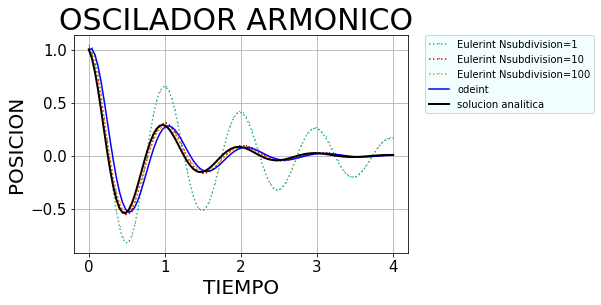

Source code (Python):
from scipy.integrate import odeint
import matplotlib.pylab as plt
from numpy import cos,sin ,pi
import numpy as np
from matplotlib.pylab import *

#PARAMETROS Y CONDICIONES INICIALES DE ENUNCIADO
#------------------------------------------------
M = 1

F = 1

E = 0.2

W = 2 * pi * F

K = M * W**2

C = 2 * E * W * M

t = np.linspace(0, 4., 100)

x0 = 1

v0 = 1

z0 = [x0, v0]
#-----------------------------------------------

#CODIGO PROFESOR------------------------------------------
def eulerint(zp, z0, t, Nsubdivisiones = 1):
    Nt = len(t)
    Ndim = len(np.array(z0))
    
    z = np.zeros((Nt,Ndim))
    z[0,:] = z0[0]
    
    for i in range(1,Nt):
        t_anterior = t[i-1]
        dt = (t[i] - t[i-1])/Nsubdivisiones
        z_temp = z[i-1,:]
        
        for k in range(Nsubdivisiones):
            z_temp += dt * z_p(z_temp,t_anterior + k*dt)
            
        z[i,:] = z_temp
        
    return z
#–---------------------------------------------------------

#ESTA PARTE ES CLAVE PARA LA EJECUCION DEL CODIGO----------
def z_p(z,t):
    zp = zeros(2)
    
    zp[0] = z[1]
    z1 = z[0]
    z2 = z[1]
    
    zp[1] = -(C * z2 + K * z1) 
    
    return zp
#-----------------------------------------------------------

sol_edo = np.exp(-C * t / 2) * cos(W * t)
sol = odeint(z_p,z0,t)
x2p = sol[:,0]
zp = sol[:,:]

colores = ["mediumseagreen" , "red" , "darkorange"]
Sub_Div = [1,10,100]

for i in range(3):
    lista_Sub = Sub_Div[i]
    Euler = eulerint(zp, z0, t, Nsubdivisiones = Sub_Div[i])
    plot(t , Euler[:,0] ,":," ,color = colores[i], label = f"Eulerint Nsubdivision={Sub_Div[i]}")


plt.plot(t, x2p, color = "blue", label = "odeint")
plt.plot(t, sol_edo, color = "black", linewidth = 2, label = "solucion analitica")
plt.legend(bbox_to_anchor=(1.05, 1), loc=2, borderaxespad=0.,facecolor="azure")
plt.grid(True)

plt.xlabel("TIEMPO",fontsize=20)
plt.ylabel("POSICION",fontsize=20)
matplotlib.rc("xtick", labelsize=15) 
matplotlib.rc("ytick", labelsize=15) 
plt.suptitle("OSCILADOR ARMONICO", fontsize=30)
